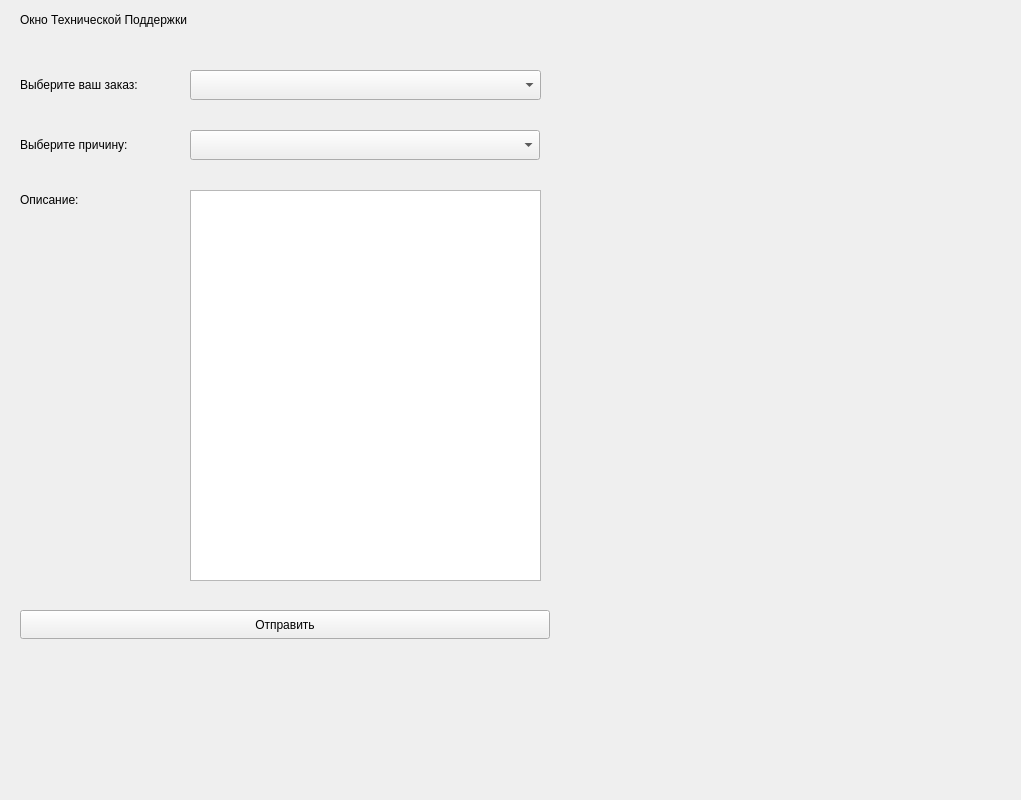
<?xml version="1.0" encoding="UTF-8"?>
<ui version="4.0">
 <class>Support</class>
 <widget class="QWidget" name="Support">
  <property name="geometry">
   <rect>
    <x>0</x>
    <y>0</y>
    <width>1021</width>
    <height>800</height>
   </rect>
  </property>
  <property name="windowTitle">
   <string>Form</string>
  </property>
  <widget class="QLabel" name="label">
   <property name="geometry">
    <rect>
     <x>20</x>
     <y>10</y>
     <width>221</width>
     <height>20</height>
    </rect>
   </property>
   <property name="text">
    <string>Окно Технической Поддержки</string>
   </property>
  </widget>
  <widget class="QLabel" name="label_2">
   <property name="geometry">
    <rect>
     <x>20</x>
     <y>70</y>
     <width>160</width>
     <height>30</height>
    </rect>
   </property>
   <property name="text">
    <string>Выберите ваш заказ:</string>
   </property>
  </widget>
  <widget class="QComboBox" name="UUID">
   <property name="geometry">
    <rect>
     <x>190</x>
     <y>70</y>
     <width>351</width>
     <height>30</height>
    </rect>
   </property>
  </widget>
  <widget class="QLabel" name="label_3">
   <property name="geometry">
    <rect>
     <x>20</x>
     <y>130</y>
     <width>150</width>
     <height>30</height>
    </rect>
   </property>
   <property name="text">
    <string>Выберите причину:</string>
   </property>
  </widget>
  <widget class="QComboBox" name="Cause">
   <property name="geometry">
    <rect>
     <x>190</x>
     <y>130</y>
     <width>350</width>
     <height>30</height>
    </rect>
   </property>
  </widget>
  <widget class="QLabel" name="label_4">
   <property name="geometry">
    <rect>
     <x>20</x>
     <y>190</y>
     <width>150</width>
     <height>20</height>
    </rect>
   </property>
   <property name="text">
    <string>Описание:</string>
   </property>
  </widget>
  <widget class="QPushButton" name="Start">
   <property name="geometry">
    <rect>
     <x>20</x>
     <y>610</y>
     <width>530</width>
     <height>29</height>
    </rect>
   </property>
   <property name="text">
    <string>Отправить</string>
   </property>
  </widget>
  <widget class="QTextEdit" name="Description">
   <property name="geometry">
    <rect>
     <x>190</x>
     <y>190</y>
     <width>351</width>
     <height>391</height>
    </rect>
   </property>
  </widget>
 </widget>
 <resources/>
 <connections/>
</ui>
